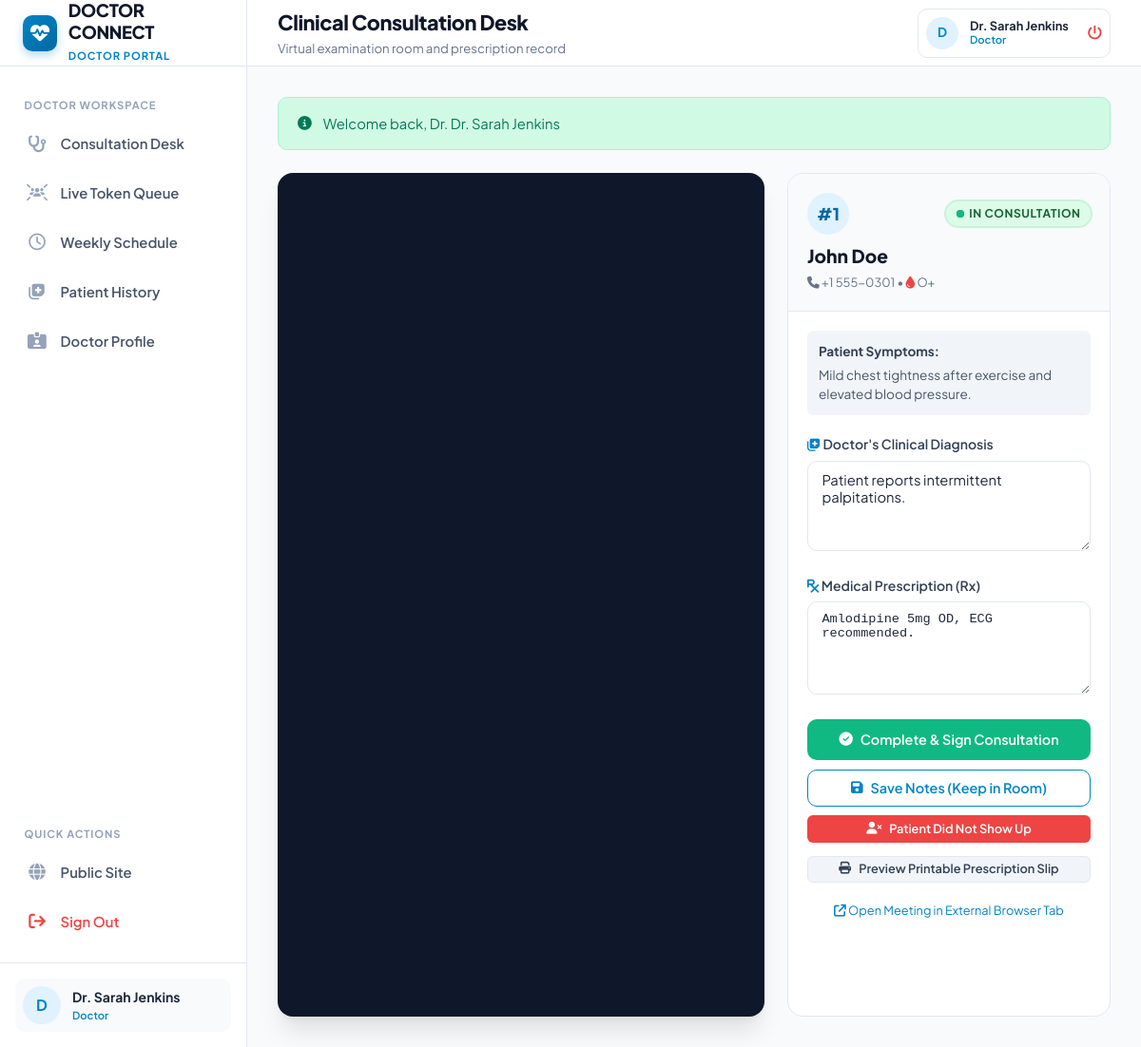
The page /doctor/consultation.php?id=1 (signed in) on the database its author committed.
### tables this page shows
CREATE TABLE `appointments` (
  `id` INT AUTO_INCREMENT PRIMARY KEY,
  `appointment_number` VARCHAR(50) NOT NULL UNIQUE,
  `patient_id` INT NOT NULL,
  `doctor_id` INT NOT NULL,
  `appointment_date` DATE NOT NULL,
  `token_number` INT NOT NULL,
  `estimated_time` TIME NOT NULL,
  `status` ENUM('waiting', 'serving', 'completed', 'no_show', 'cancelled') NOT NULL DEFAULT 'waiting',
  `symptoms` TEXT NULL,
  `consultation_notes` TEXT NULL,
  `prescription` TEXT NULL,
  `meeting_room` VARCHAR(100) NOT NULL,
  `called_at` DATETIME NULL,
  `started_at` DATETIME NULL,
  `completed_at` DATETIME NULL,
  `created_at` TIMESTAMP DEFAULT CURRENT_TIMESTAMP,
  `updated_at` TIMESTAMP DEFAULT CURRENT_TIMESTAMP ON UPDATE CURRENT_TIMESTAMP,
  CONSTRAINT `fk_appointments_patient` FOREIGN KEY (`patient_id`) REFERENCES `users` (`id`) ON DELETE CASCADE,
  CONSTRAINT `fk_appointments_doctor` FOREIGN KEY (`doctor_id`) REFERENCES `doctors` (`id`) ON DELETE CASCADE,
  UNIQUE KEY `unique_doc_date_token` (`doctor_id`, `appointment_date`, `token_number`),
  INDEX `idx_apt_status` (`status`),
  INDEX `idx_apt_date` (`appointment_date`),
  INDEX `idx_apt_patient` (`patient_id`)
);

CREATE TABLE `users` (
  `id` INT AUTO_INCREMENT PRIMARY KEY,
  `name` VARCHAR(100) NOT NULL,
  `email` VARCHAR(150) NOT NULL UNIQUE,
  `password` VARCHAR(255) NOT NULL,
  `role` ENUM('patient', 'doctor', 'admin') NOT NULL DEFAULT 'patient',
  `phone` VARCHAR(30) NULL,
  `gender` ENUM('male', 'female', 'other') DEFAULT 'male',
  `date_of_birth` DATE NULL,
  `blood_group` VARCHAR(10) NULL,
  `address` TEXT NULL,
  `profile_image` VARCHAR(255) NULL,
  `created_at` TIMESTAMP DEFAULT CURRENT_TIMESTAMP,
  `updated_at` TIMESTAMP DEFAULT CURRENT_TIMESTAMP ON UPDATE CURRENT_TIMESTAMP,
  INDEX `idx_user_role` (`role`),
  INDEX `idx_user_email` (`email`)
);

### includes/functions.php (called while the page is built, shortened)
<?php
function e(?string $data): string
{
    return htmlspecialchars((string) ($data ?? ''), ENT_QUOTES, 'UTF-8');
}
function is_logged_in(): bool
{
    return !empty($_SESSION['user_id']);
}
function current_user(): ?array
{
    return [
        'id' => $_SESSION['user_id'] ?? null,
        'name' => $_SESSION['user_name'] ?? '',
        'email' => $_SESSION['user_email'] ?? '',
        'role' => $_SESSION['user_role'] ?? '',
        'doctor_id' => $_SESSION['doctor_id'] ?? null
    ];
}

### includes/auth_check.php (called while the page is built, shortened)
<?php
require_once __DIR__ . '/functions.php';
$currentUser = current_user();

### doctor/consultation.php (the view, shortened to what this page needs)
<?php
require_once __DIR__ . '/../includes/auth_check.php';
$pdo = get_db_connection();
$userId = (int)($currentUser['id'] ?? 0);
$appointmentId = isset($_GET['id']) ? (int)$_GET['id'] : 0;
$stmt = $pdo->prepare("SELECT a.*, d.id AS doc_id, u.name AS patient_name, u.email AS patient_email,
    u.phone AS patient_phone, u.gender, u.date_of_birth, u.blood_group, u.address AS patient_address
    FROM appointments a
    JOIN doctors d ON a.doctor_id = d.id
    JOIN users u ON a.patient_id = u.id
    WHERE a.id = ? AND d.user_id = ?");
$stmt->execute([$appointmentId, $userId]);
$apt = $stmt->fetch();
$roomName = $apt['meeting_room'];
$doctorDisplayName = 'Dr. ' . $currentUser['name'];
require_once __DIR__ . '/../includes/header.php';
?>
<div class="consultation-layout">
    <div class="jitsi-frame-container">
        <iframe
            src="https://meet.jit.si/<?= urlencode($roomName); ?>#userInfo.displayName=<?= urlencode($doctorDisplayName); ?>&config.prejoinPageEnabled=false&config.startWithAudioMuted=false&config.startWithVideoMuted=false"
            allow="camera; microphone; fullscreen; display-capture; autoplay; clipboard-write"
            style="width: 100%; height: 100%; border: none;">
        </iframe>
    </div>
    <div class="consultation-sidebar" style="display: flex; flex-direction: column;">
        <div style="padding: 1.25rem; border-bottom: 1px solid var(--border-color); background: var(--slate-50);">
            <div style="display: flex; justify-content: space-between; align-items: center; margin-bottom: 0.5rem;">
                <span class="patient-token-badge">#<?= (int)$apt['token_number']; ?></span>
                <span class="badge badge-<?= e($apt['status']); ?>">
                    <span class="pulse-dot"></span> In Consultation
                </span>
            </div>
            <h3 style="font-size: 1.2rem; font-weight: 800; color: var(--slate-900); margin: 0;">
                <?= e($apt['patient_name']); ?>
            </h3>
            <div style="font-size: 0.8rem; color: var(--slate-500); margin-top: 0.25rem;">
                <i class="fa-solid fa-phone"></i> <?= e($apt['patient_phone'] ?: 'No phone'); ?> &bull;
                <i class="fa-solid fa-droplet" style="color: var(--danger);"></i> <?= e($apt['blood_group'] ?: 'Blood: N/A'); ?>
            </div>
        </div>
        <div style="padding: 1.25rem; flex: 1; overflow-y: auto;">
            <div style="background: var(--slate-100); border-radius: var(--radius-sm); padding: 0.75rem; font-size: 0.85rem; margin-bottom: 1.25rem;">
                <strong style="color: var(--slate-700);">Patient Symptoms:</strong>
                <p style="margin: 0.25rem 0 0; color: var(--slate-600);"><?= nl2br(e($apt['symptoms'] ?: 'None specified.')); ?></p>
            </div>
            <form method="POST" action="consultation.php?id=<?= $appointmentId; ?>" id="consultationForm">
                <div class="form-group">
                    <label for="consultation_notes" class="form-label">
                        <i class="fa-solid fa-notes-medical" style="color: var(--primary);"></i> Doctor's Clinical Diagnosis
                    </label>
                    <textarea id="consultation_notes" name="consultation_notes" class="form-control" rows="4"
                        placeholder="Enter diagnosis findings, patient vitals, observations..."><?= e($apt['consultation_notes'] ?? ''); ?></textarea>
                </div>
                <div class="form-group">
                    <label for="prescription" class="form-label">
                        <i class="fa-solid fa-prescription" style="color: var(--primary);"></i> Medical Prescription (Rx)
                    </label>
                    <textarea id="prescription" name="prescription" class="form-control" rows="5"
                        style="font-family: monospace; font-size: 0.85rem;"
                        placeholder="e.g.&#10;1. Paracetamol 500mg - 1 tab TDS x 3 days&#10;2. Cetirizine 10mg - 1 tab HS x 5 days"><?= e($apt['prescription'] ?? ''); ?></textarea>
                </div>
                <div style="display: flex; flex-direction: column; gap: 0.6rem; margin-top: 1rem;">
                    <button type="button" class="btn btn-success" style="justify-content: center; padding: 0.75rem;" onclick="submitForm('complete')">
                        <i class="fa-solid fa-circle-check"></i> Complete & Sign Consultation
                    </button>
                    <button type="button" class="btn btn-outline" style="justify-content: center;" onclick="submitForm('save')">
                        <i class="fa-solid fa-floppy-disk"></i> Save Notes (Keep in Room)
                    </button>
                    <button type="button" class="btn btn-danger btn-sm" style="justify-content: center;" onclick="submitForm('no_show')">
                        <i class="fa-solid fa-user-xmark"></i> Patient Did Not Show Up
                    </button>
                    <?php if (!empty($apt['prescription'])): ?>
                        <a href="../patient/prescription.php?id=<?= $appointmentId; ?>" target="_blank" class="btn btn-secondary btn-sm" style="justify-content: center; margin-top: 0.25rem;">
                            <i class="fa-solid fa-print"></i> Preview Printable Prescription Slip
                        </a>
                    <?php endif; ?>
                </div>
            </form>
            <div style="margin-top: 1rem; text-align: center;">
                <a href="https://meet.jit.si/<?= urlencode($roomName); ?>" target="_blank" style="font-size: 0.8rem; color: var(--primary);">
                    <i class="fa-solid fa-arrow-up-right-from-square"></i> Open Meeting in External Browser Tab
                </a>
            </div>
        </div>
    </div>
</div>
<?php require_once __DIR__ . '/../includes/footer.php'; ?>

### assets/css/style.css (style rules this page uses)
:root { --primary: #0284c7; --primary-dark: #0369a1; --primary-light: #e0f2fe; --primary-subtle: #f0f9ff; --primary-gradient: linear-gradient(135deg, #0284c7 0%, #0369a1 100%); --primary-accent: #38bdf8; --success: #10b981; --success-light: #d1fae5; --success-dark: #047857; --warning: #f59e0b; --warning-light: #fef3c7; --warning-dark: #b45309; --danger: #ef4444; --danger-light: #fee2e2; --danger-dark: #b91c1c; --info: #3b82f6; --info-light: #dbeafe; --slate-900: #0f172a; --slate-800: #1e293b; --slate-700: #334155; --slate-600: #475569; --slate-500: #64748b; --slate-400: #94a3b8; --slate-300: #cbd5e1; --slate-200: #e2e8f0; --slate-100: #f1f5f9; --slate-50: #f8fafc; --bg-main: #f8fafc; --card-bg: #ffffff; --border-color: #e2e8f0; --text-main: #1e293b; --text-muted: #64748b; --sidebar-width: 260px; --header-height: 70px; --radius-sm: 6px; --radius-md: 10px; --radius-lg: 16px; --radius-full: 9999px; --shadow-sm: 0 1px 2px 0 rgba(0, 0, 0, 0.05); --shadow-md: 0 4px 6px -1px rgba(0, 0, 0, 0.08), 0 2px 4px -2px rgba(0, 0, 0, 0.05); --shadow-lg: 0 10px 15px -3px rgba(0, 0, 0, 0.08), 0 4px 6px -4px rgba(0, 0, 0, 0.04); --shadow-xl: 0 20px 25px -5px rgba(0, 0, 0, 0.1), 0 8px 10px -6px rgba(0, 0, 0, 0.05); --transition: all 0.2s cubic-bezier(0.4, 0, 0.2, 1); }
*, *::before, *::after { box-sizing: border-box; margin: 0; padding: 0; }
body { font-family: 'Plus Jakarta Sans', system-ui, -apple-system, sans-serif; background-color: var(--bg-main); color: var(--text-main); line-height: 1.5; -webkit-font-smoothing: antialiased; }
a { color: var(--primary); text-decoration: none; transition: var(--transition); }
.btn { display: inline-flex; align-items: center; gap: 0.5rem; font-family: inherit; font-weight: 600; font-size: 0.9rem; padding: 0.625rem 1.25rem; border-radius: var(--radius-md); border: 1px solid transparent; cursor: pointer; transition: var(--transition); text-align: center; line-height: 1.2; }
.btn-secondary { background: var(--slate-100); color: var(--slate-700); border-color: var(--slate-200); }
.btn-success { background: var(--success); color: #ffffff; }
.btn-danger { background: var(--danger); color: #ffffff; }
.btn-outline { background: transparent; color: var(--primary); border-color: var(--primary); }
.btn-sm { padding: 0.35rem 0.75rem; font-size: 0.8rem; border-radius: var(--radius-sm); }
.form-group { margin-bottom: 1.25rem; }
.form-label { display: block; font-size: 0.875rem; font-weight: 600; color: var(--slate-700); margin-bottom: 0.4rem; }
.form-control, .form-select { width: 100%; padding: 0.65rem 0.9rem; font-family: inherit; font-size: 0.925rem; color: var(--slate-800); background-color: #ffffff; border: 1px solid var(--border-color); border-radius: var(--radius-md); outline: none; transition: var(--transition); }
textarea.form-control { min-height: 90px; resize: vertical; }
.badge { display: inline-flex; align-items: center; gap: 0.35rem; padding: 0.25rem 0.65rem; border-radius: var(--radius-full); font-size: 0.75rem; font-weight: 700; text-transform: uppercase; letter-spacing: 0.05em; }
.badge-serving { background: #dcfce7; color: #166534; box-shadow: 0 0 0 2px rgba(34, 197, 94, 0.2); }
.pulse-dot { width: 8px; height: 8px; background-color: #10b981; border-radius: 50%; display: inline-block; position: relative; }
.pulse-dot::before { content: ''; position: absolute; width: 100%; height: 100%; background-color: inherit; border-radius: 50%; animation: pulse 1.6s infinite ease-out; }
.patient-token-badge { display: inline-flex; align-items: center; justify-content: center; width: 44px; height: 44px; border-radius: 50%; background: var(--primary-light); color: var(--primary-dark); font-weight: 800; font-size: 1.1rem; }
.consultation-layout { display: grid; grid-template-columns: 1fr 340px; gap: 1.5rem; height: calc(100vh - var(--header-height) - 4rem); }
.jitsi-frame-container { background: #0f172a; border-radius: var(--radius-lg); overflow: hidden; position: relative; box-shadow: var(--shadow-xl); height: 100%; }
.jitsi-frame-container iframe { width: 100%; height: 100%; border: none; }
.consultation-sidebar { background: #ffffff; border: 1px solid var(--border-color); border-radius: var(--radius-lg); display: flex; flex-direction: column; overflow-y: auto; }

### rows shown on the page
appointments: token_number "1", patient.name "John Doe", patient.phone "+1 555-0301", patient.blood_group "O+", symptoms "Mild chest tightness after exercise and elevated blood pressure.", consultation_notes "Patient reports intermittent palpitations.", prescription "Amlodipine 5mg OD, ECG recommended."

### other values the page prints
$currentRole "DOCTOR"
substr($currentUser['name'] ?? 'U', 0, 1) "D"
$currentUser['name'] "Dr. Sarah Jenkins"
$currentRole "Doctor"
$pageTitle "Clinical Consultation Desk"
$pageSubtitle "Virtual examination room and prescription record"
$currentUser['role'] "Doctor"
$flash['message'] "Welcome back, Dr. Dr. Sarah Jenkins"
